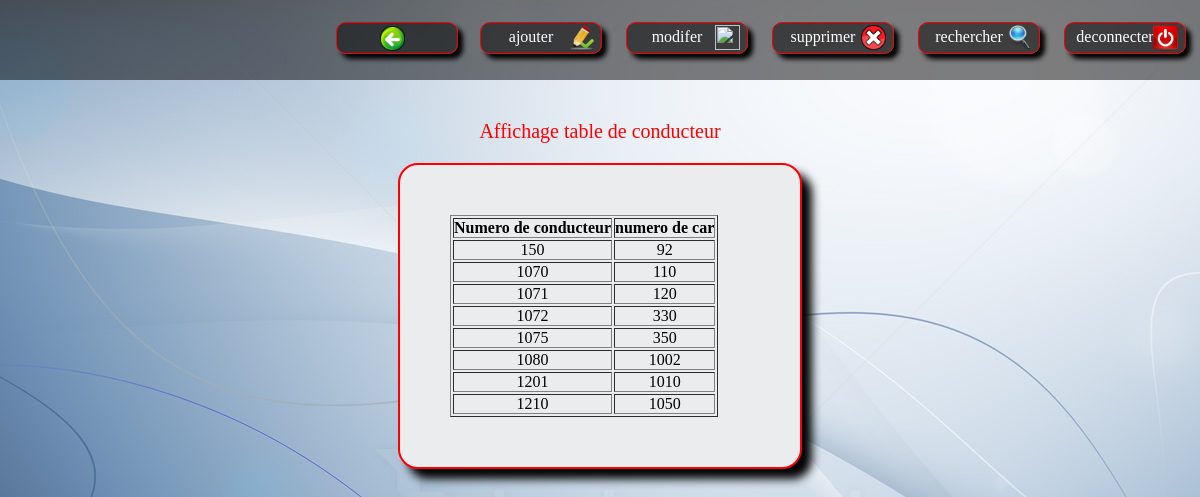
Screenshot of /afficher_conducteur.php (signed in) with the database file from the repository.
### tables this page shows
CREATE TABLE `conducteur` (
  `idCar` int(50) NOT NULL,
  `numero` int(50) NOT NULL
);

### afficher_conducteur.php (the view, shortened to what this page needs)
<?php
$link = mysqli_connect("localhost","root","");
mysqli_select_db($link,"voyage");
?>
<!DOCTYPE html>
<html>
	<head>
		<link rel ="stylesheet" href="css/style20.css" type="text/css"/>
	</head>
<body>
 	<header>
	 <table class="table">
			 <ul>
					<td><li> <a class="btn" href=" conducteur.php"><img class="u" src='image/13.png' alt=''/></a></li></td>
					 <td> <li> <a class="btn" href=" ajouter_conducteur.php">ajouter</td><td><img class="user" src='image/10.png' alt=''/></a></li></td>
					<td> <li> <a class="btn" href=" modifer_conducteur.php">modifer</td><td><img class="user" src='image/11.png' alt=''/></a></li></td>
					<td> <li> <a class="btn" href=" supprimer_conducteur.php">supprimer</td><td><img class="user" src='image/20.png' alt=''/></a></li></td>
					<td> <li> <a class="btn" href="rechercher_conducteur.php">rechercher</td><td><img class="user" src='image/21.png' alt=''/></a></li></td>
					<td> <li> <a class="btn" href=" deconnecter.php">deconnecter</td><td><img class="user" src='image/18.png' alt=''/></a></li></td>
			  </ul>
		  </table>
</header>
<p> Affichage table de conducteur </p>
<?php
		 $res= mysqli_query($link,"SELECT *  FROM `conducteur` ");
				 echo"<div>";
				 echo"<table  border=1>";
				 echo"<tr>";
				 echo"<th>";echo"Numero de conducteur"; echo"</th>";
				 echo"<th>";echo"numero de car"; echo"</th>";
				 echo"</tr>";
		 while($row=mysqli_fetch_array($res))
		 {
				 echo"<tr>";
				 echo"<td>"; echo $row["numero"]; echo"</td>";
				 echo"<td>"; echo $row["idCar"]; echo"</td>";
				 echo"</tr>";
		 }
		 echo"</table>";
		 echo"</div>";
	 ?>
</body>
</html>

### css/style20.css (style rules this page uses)
* { padding :0px; margin :0px; }
body { background-image:url(../image/24.jpg); text-align: center; padding: 0px; margin: 0px; }
header { height:80px; background-color:rgba(0,0,0,0.5); }
.table { float: right; }
li { float: right; display:inline; margin: 10px; height: 30px; background: rgb(0,0,0,0.5); width: 120px; border: 1px solid red; border-radius: 10px; box-shadow: 5px 5px 5px black; margin-top: 20px; }
li a { text-decoration: none; color: white; line-height: 27px; margin-left: -20px; }
td { font-size: 16px; }
.user { width: 25px; height: 25px; margin-left: -65px; margin-top: 12px; }
.u { width: 25px; height: 25px; margin-left: 10px; margin-top: 3px; }
p { color:red; font-size: 20px; margin-top: 40px; }
div { background-color:#EAECEE; position: relative; border: 2px solid red; margin: auto; margin-top: 20px; width: 300px; padding: 50px; border-radius: 20px; box-shadow: 10px 10px 10px; }

### rows the page displays
conducteur: numero "150", idCar "92"
conducteur: numero "1070", idCar "110"
conducteur: numero "1071", idCar "120"
conducteur: numero "1072", idCar "330"
conducteur: numero "1075", idCar "350"
conducteur: numero "1080", idCar "1002"
conducteur: numero "1201", idCar "1010"
conducteur: numero "1210", idCar "1050"
